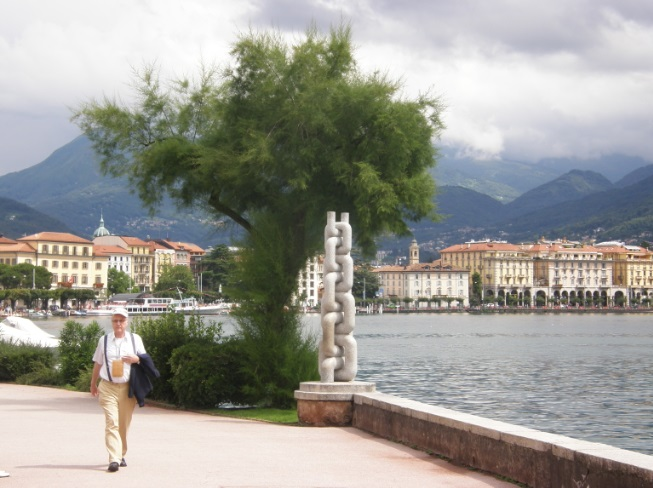
#> input picture lab3/chain_small.jpg, 653 x 488 px, found by its file name
$ jupyter execute 'HSE lab (SVD).ipynb'   (shell and % lines are left out)
#> lines starting #> are read from the running program, lines starting #| are printed output that depends on the picture
# Лабораторная работа 3

## Сингулярное разложение и его приложения

Напомним, что сингулярным разложением (SVD, Singular value decomposition) матрицы $A$ размера $m\times n$ называется представление

$$A = U\Sigma V^T,$$

где $U$ — ортогональная матрица размера $m\times m$, $V$ — ортогональная матрица размера $n\times n$, $\Sigma = \mathrm{diag}(\sigma_1,\sigma_2,\sigma_3,\ldots)$ — диагональная матрица размера $m\times n$, в которой $\sigma_1\geqslant\sigma_2\geqslant\ldots\geqslant0$.

На самом деле, требование, чтобы матрицы $U$ и $V$ были квадратными, избыточно. *Усечённым сингулярным разложением* мы будем называть разложение

$$A = U\Sigma V^T,$$

где $U$ — ортогональная матрица размера $m\times k$, $V^T$ — ортогональная матрица размера $k\times n$, $\Sigma$ — диагональная матрица размера $k\times k$, причём $k = \min(m,n)$. Далее мы будем работать исключительно с усечённым разложением.

### Сжатие данных с помощью SVD = построение низкорангового приближения

Введём *норму Фробениуса* матрицы как

$$||A||_{frob} = \sqrt{\mathrm{tr}{A^TA}} = \sqrt{\sum\limits_{i,j}a^2_{i,j}}$$

Иными словами, это обычное евклидово расстояние на пространстве, которое получается, если все матрицы вытянуть в длинные векторы.

Зададимся вопросом: как найти матрицу $A_{r}$ ранга $r$, наименее отличающуюся от $A$ по норме Фробениуса (то есть для которой норма разности $||A - A_{r}||_{frob}$ минимальна). Оказывается, это можно сделать с помощью сингулярного разложения:

**Теорема.** Пусть $\Sigma_{r}$ — это матрица, полученная из $\Sigma$ заменой диагональных элементов $\sigma_{i}$ ($i > r$) нулями, тогда $A_{r} = U\Sigma_{r}V^T$.

Это можно переписать и в более экономичном виде. Если

$$A = \underbrace{
\begin{pmatrix}
u_{11} & \ldots & u_{1k}\\
\vdots & & \vdots\\
u_{m1} & \ldots & u_{mk}
\end{pmatrix}}_{=U}\cdot\underbrace{{
\begin{pmatrix}
\sigma_{1} & &\\
 & \sigma_{2} & \\
 & & \ddots
\end{pmatrix}}
}_{=\Sigma}\cdot \underbrace{
\begin{pmatrix}
v_{11} & \ldots & v_{n1}\\
\vdots & & \vdots\\
v_{1k} & \ldots & v_{nk}
\end{pmatrix}}_{=V^T}$$

то

$$A_{r} = \underbrace{
\begin{pmatrix}
u_{11} & \ldots & u_{1r}\\
\vdots & & \vdots\\
u_{m1} & \ldots & u_{mr}
\end{pmatrix}}_{=U_r}\cdot\underbrace{{
\begin{pmatrix}
\sigma_{1} & &\\
 & \ddots & \\
 & & \sigma_{r}
\end{pmatrix}}
}_{=\Sigma_r}\cdot \underbrace{
\begin{pmatrix}
v_{11} & \ldots & v_{n1}\\
\vdots & & \vdots\\
v_{1r} & \ldots & v_{nr}
\end{pmatrix}}_{=V^T_r}$$

При этом

$$||A - A_{r}||_{frob} = \sqrt{\sum\limits_{i\geqslant r+1} \sigma_{i}^2}$$

Если сингулярные значения матрицы падают достаточно быстро (а в реальных задачах часто бывает именно так), то норма разности будет малой при сравнительно небольшом значении $r$.

На хранение исходной матрицы нам требовалось $m\times n$ памяти. Теперь же, если мы будем хранить отдельно $U_r$, $V_r$ и диагональные элементы $\Sigma_r$, затраты памяти составят $mr + nr + r = r(m + n + 1)$.

**Разложение на компоненты ранга 1**

Обозначим через $u_1,\ldots, u_k$ столбцы матрицы $U$, а через $v_1, \ldots, v_k$ столбцы матрицы $V$. Тогда имеет место равенство

$$A = u_1\sigma_{1}v_1^T + u_2\sigma_{2}v_2^T + u_3\sigma_{3}v_3^T + \ldots$$

Матрицу $u_k\sigma_{k}v_k^T = \sigma_{k}u_kv_k^T$ мы будем называть $k$-й компонентой ранга 1 матрицы $A$. Отметим, что слагаемые в этой сумме ортогональны относительно скалярного произведения $(X, Y) = \mathrm{tr}(X^TY)$ (порождающего норму Фробениуса).

Как нетрудно заметить,

$$A_{r} = \sigma_{1}u_1v_1^T + \sigma_{2}u_2v_2^T + \ldots + \sigma_{r}u_rv_r^T$$

**Технические детали (SVD в Питоне)**

Есть несколько способов сделать в Питоне сингулярное разложение; мы пока предлагаем Вам использовать

`import scipy.linalg as sla`

`U, S, Vt = sla.svd(X, full_matrices=False)`

Для ознакомления с особенностями этой функции рекомендуем обратиться к [документации](https://docs.scipy.org/doc/scipy/reference/generated/scipy.linalg.svd.html) (в частности, обратите внимание на то, какие именно объекты она возвращает).

### Правила оформления графиков

При работе с данными часто неудобно делать какие-то выводы, если смотреть на таблицу и числа в частности, поэтому важно уметь визуализировать данные.

У matplotlib, конечно же, есть [документация](https://matplotlib.org/users/index.html) с большим количеством [примеров](https://matplotlib.org/examples/), но для начала достаточно знать про несколько основных типов графиков:
- plot — обычный поточечный график, которым можно изображать кривые или отдельные точки;
- hist — гистограмма, показывающая распределение некоторой величины;
- scatter — график, показывающий взаимосвязь двух величин;
- bar — столбцовый график, показывающий взаимосвязь количественной величины от категориальной.

Ещё одна билиотека для визуализации: [seaborn](https://jakevdp.github.io/PythonDataScienceHandbook/04.14-visualization-with-seaborn.html). Это настройка над matplotlib, иногда удобнее и красивее делать визуализации через неё.

Не забывайте про базовые принципы построения приличных графиков:
- оси должны быть подписаны, причём не слишком мелко;
- у графика должно быть название;
- если изображено несколько графиков, то необходима поясняющая легенда;
- для точек из разных выборок, необходимо использовать разные цвета;
- все линии на графиках должны быть чётко видны (нет похожих цветов или цветов, сливающихся с фоном);
- размер графика должен быть таким, чтобы по нему несложно было сделать необходимые выводы о данных;
- если отображена величина, имеющая очевидный диапазон значений (например, проценты могут быть от 0 до 100), то желательно масштабировать ось на весь диапазон значений (исключением является случай, когда вам необходимо показать малое отличие, которое незаметно в таких масштабах).

Помните, что проверяющий имеет право снизить оценку за неопрятные графики.

### Оценивание

Обратите внимание, что в каждом разделе есть задания на написания кода и есть вопросы. Вопросы дополняют задачи и направлены на то, чтобы проинтерпретировать или обосновать происходящее. Код без интерпретации не имеет смысла, поэтому отвечать на вопросы обязательно — за отсутствие ответов мы будем снижать баллы за задачи. Если Вы ответите на вопросы, но не напишете корректный код к соответствующим оцениваемым задачам, то в подавляющем большинстве случаев баллы за такое выставлены не будут.

### Формат сдачи
Задания сдаются через систему Anytask. Инвайт можно найти на странице курса. Присылать необходимо ноутбук с выполненным заданием. Сам ноутбук называйте в формате homework-practice-03-linregr-Username.ipynb, где Username — Ваша фамилия.

### Задание 1. Сжатие данных с помощью SVD

Загрузите выложенную на странице курса фотографию.

[cell 1]
import numpy as np
from skimage.io import imread

img = imread(r'chain_small.JPG')
#> img is the input picture: shape (488, 653, 3); mean R, G, B 154.9, 154.4, 147.8
img = img.mean(axis=2) # это матрица из интенсивностей серого цвета; её уже можно подвергать SVD
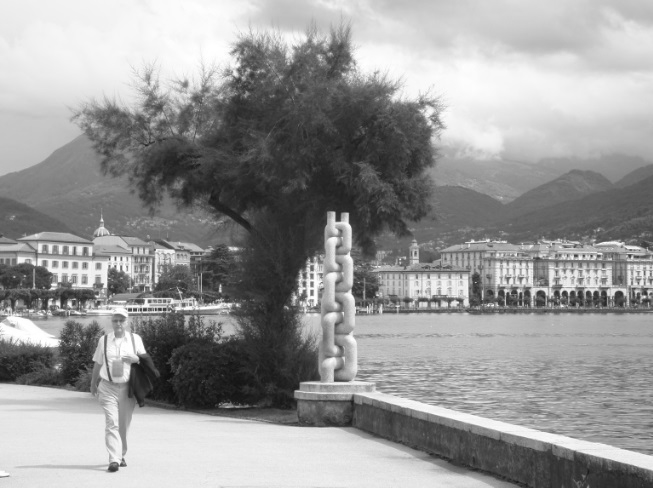
#> img: shape (488, 653) float64; min 15, max 255, mean 152.4

Нарисуйте картинку:

[cell 2]
import matplotlib.pyplot as plt
import seaborn as sns

imgplot = plt.imshow(img, cmap='gray')

Постройте сингулярное разложение этой матрицы.

[cell 3]
from numpy.linalg import svd

U, S, VT = svd(img, full_matrices=False)
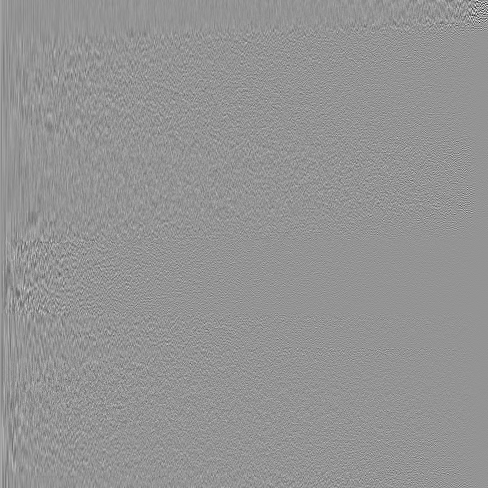
#> U: shape (488, 488) float64; min -0.58, max 0.419, mean 8.37e-05; drawn with min black and max white
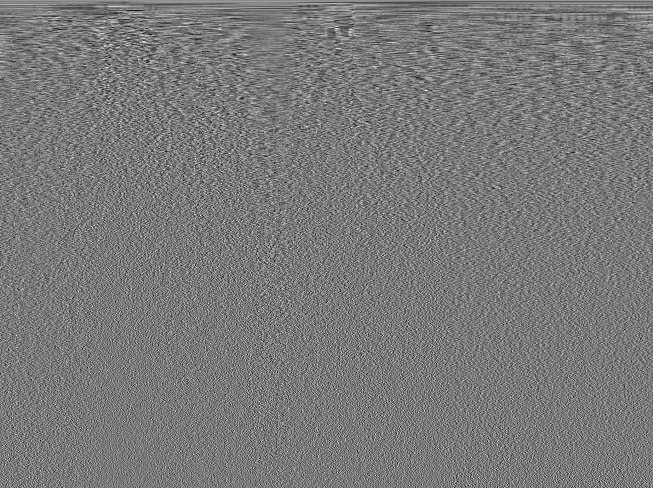
#> VT: shape (488, 653) float64; min -0.196, max 0.214, mean 8.81e-05; drawn with min black and max white
#> S = 488 values, max 89798.6 at index 0, min 2.82 at index 487, mean 568

**1. [0.1 балла]** Нарисуйте график диагональных элементов матрицы $\Sigma$:

[cell 4]
#╰( ͡° ͜ʖ ͡° )つ──☆*:・ﾟ

plt.xlim((0, 500))
sns.histplot(S, binwidth=5);
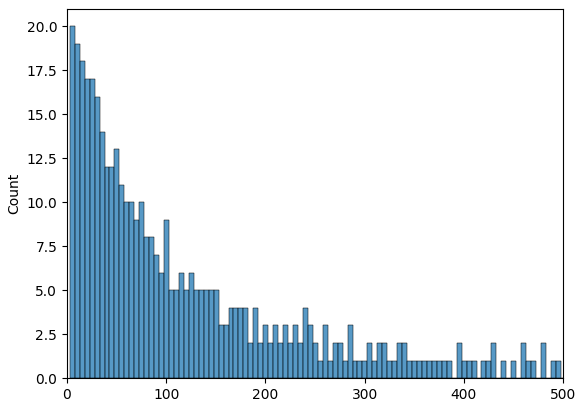
#> figure drawn by matplotlib, 1 panel; tallest bar 20 high, from x = 2.82 to 7.82

Кажется, что они убывают достаточно быстро и есть надежда, что первые несколько компонент дадут картинку, близкую к исходной.

**Важно:** при визуализации различных компонент в этом задании используйте только матричные операции. В частности, избегайте циклов, функций `map` и `reduce`, а также специальных функций, находящих суммы компонент.

**2. [0.1 балла]** Визуализуйте первую компоненту ранга 1. Ожидали ли Вы увидеть именно это? Поясните.

[cell 5]
#╰( ͡° ͜ʖ ͡° )つ──☆*:・ﾟ

def comp(k):
#> called with k = 1
    return S[k-1] * U[:,k-1].reshape((-1, 1)) @ VT[k-1,:].reshape((1, -1))
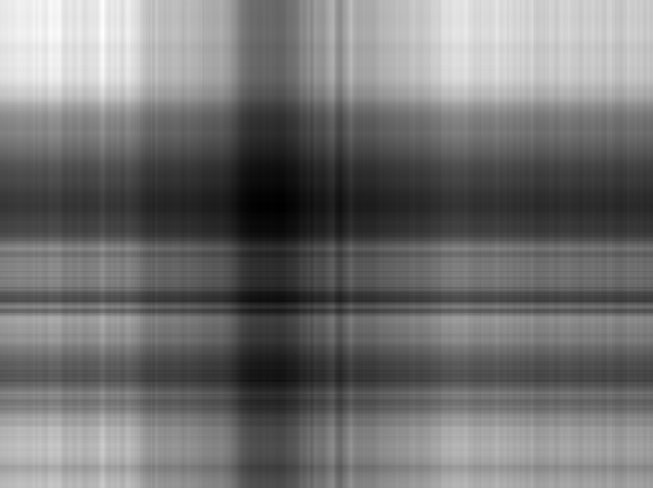
#> returned value: shape (488, 653) float64; min 58.42, max 267.9, mean 152.7; drawn with min black and max white

plt.imshow(comp(1), cmap='gray');

Вероятно, первая компонента выделяет наиболее контрастные области. Самая важная информация для изображения хранится именно в первых компонентах, так как сингулярные значения отсортированы по невозрастанию.

**3. [0.5 балла]** Визуализуйте суммы компонент ранга 1 с первой по двадцатую, с первой по пятидесятую, с двадцатой по сотую, с двадцатой по последнюю. Сделайте выводы.

[cell 6]
#╰( ͡° ͜ʖ ͡° )つ──☆*:・ﾟ
def comp_sum(l, r):
    if l == r:
        return np.zeros(comp(1).shape)
    return comp(l) + comp_sum(l + 1, r)

comp_ranges = [[1, 20], [1, 50], [20, 100], [20, S.shape[0]]]
fig, ax = plt.subplots(1, len(comp_ranges), figsize=(15,15))

for i, (l, r) in enumerate(comp_ranges):
    ax[i].set_title('[{0},{1}]'.format(l, r))
    ax[i].imshow(comp_sum(l, r), cmap='gray');
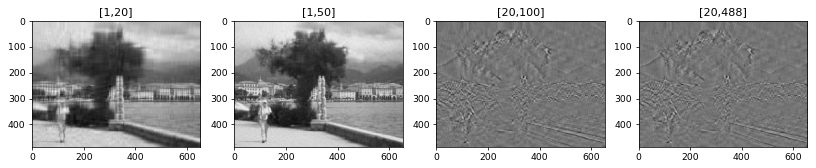
#> figure drawn by matplotlib, 4 panels

Дополняя предыдущее рассуждение, заметим, что основной облик изображения состоит из первых компонент, а последующие в свою очередь добавляют все больше деталей, переходя в шум в крайнем случае. Происходит это из-за того, что начальные компоненты сильно повлияют на минимум нормы. Последние компоненты из-за небольших значений сингулярных чисел дают невесомый вклад в информацию об изображении.

**4. [0.35 балла]** Как Вам кажется, какие компоненты нужно взять для достаточно хорошего восстановления исходного изображения? Аргументируйте свой ответ. Не забудьте визуализировать сумму выбранных компонент.

*Комментарий: для получения полного балла за это задания постарайтесь привести более убедительный аргумент, нежели Ваши субъективные впечатления от сравнения полученного изображения с исходным.*

[cell 7]
#╰( ͡° ͜ʖ ͡° )つ──☆*:・ﾟ
def visualize(comp_ranges):
    fig, ax = plt.subplots(1, len(comp_ranges), figsize=(20,20))

    for i, (l, r) in enumerate(comp_ranges):
        ax[i].set_title('[{0},{1}]'.format(l, r))
        ax[i].imshow(comp_sum(l, r), cmap='gray');

visualize([[1, 20], [1, 50], [1, 100], [1, S.shape[0]]])
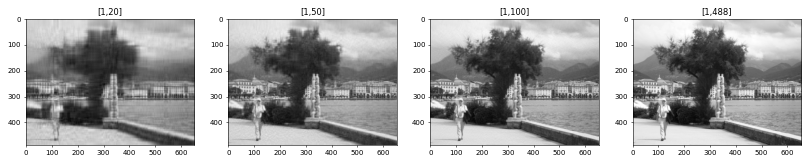
#> figure drawn by matplotlib, 4 panels

[cell 8]
start = 5
visualize([[start, 20], [start, 50], [start, 100], [start, S.shape[0]]])
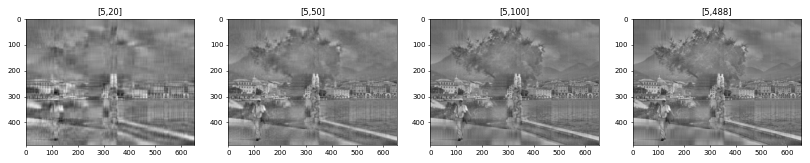
#> figure drawn by matplotlib, 4 panels

**5. [0.15 балла]** Во сколько раз меньше памяти (теоретически) потребуется для хранения нового изображения по сравнению с исходным?

╰( ͡° ͜ʖ ͡° )つ──☆*:・ﾟ

**6. [0.25 балла]** Подсчитайте, сколько в действительности места в памяти компьютера занимают исходная матрица и компоненты её сингулярного разложения. Согласуется ли этот результат с ответом предыдущего пункта? Сделайте выводы.

╰( ͡° ͜ʖ ͡° )つ──☆*:・ﾟ

### Задание 2. Геометрия SVD. Визуализация данных с помощью SVD

**Геометрический смысл SVD**

Допустим, что у нас есть выборка $x_1,\ldots,x_m\in\mathbb{R}^n$. Запишем её в матрицу объекты-признаки

$$X = \begin{pmatrix}
x_{11} & \ldots & x_{1n}\\
\vdots & & \vdots\\
x_{m1} & \ldots & x_{mn}
\end{pmatrix}$$

(строки — объекты, столбцы — признаки) и сделаем SVD-разложение: $X = U\Sigma V^T$. Его можно интерпретировать следующим образом:

$$X = U\Sigma\cdot V^T,$$

где $U\Sigma$ — это матрица объекты-признаки для тех же объектов, но в новых признаках, полученных из исходных с помощью линейного преобразования $V$ (напоминаем, что умножение на матрицу справа соответствует преобразованию столбцов). Попробуем понять, чем замечательны эти признаки.

Рассмотрим матрицу $X^TX = V\Sigma^2V^T$. Легко видеть, что это матрица Грама системы столбцов матрицы $X$; иными словами, в ней записаны скалярные произведения векторов различных признаков. Из лекций вы знаете, что $\sigma_1^2$, квадрат первого сингулярного числа, это наибольшее собственное значение матрицы $X^TX$, а $v_1$, первый столбец матрицы $V$, — это соответствующий собственный вектор. Можно показать, что

$$\sigma_1 = \mathrm{max}_{w}\frac{|Xw|}{|w|} = \mathrm{max}_{|w| = 1}\left(|Xw|\right).$$

Попробуем осознать физический смысл этой штуки. Напомним, что строки матрицы $X$ — это координаты объектов $x_1,\ldots,x_m$ в пространстве признаков. Произведение $Xw$ — это вектор из значений на тех же самых объектах некоторого нового признака, являющегося линейной комбинацией исходных с коэффициентами $w_1,\ldots,w_n$:

$$Xw = w_1\begin{pmatrix} x_{11}\\ \ldots \\ x_{m1}
\end{pmatrix} + w_2\begin{pmatrix} x_{12}\\ \ldots \\ x_{m2}
\end{pmatrix} + \ldots + w_n\begin{pmatrix} x_{1n}\\ \ldots \\ x_{mn}
\end{pmatrix}$$

Соответственно, $|Xw|^2$ — это квадрат длины вектора, составленного из значений нового признака.

Таким образом, первому сингулярному значению $\sigma_1$ отвечает такой признак, у которого сумма квадратов значений максимальна, то есть признак, принимающий, условно говоря, самые большие значения.

Резюмируя, мы можем сказать, что сингулярное разложение делает следующее:
- находит новый признак (новое направление) вдоль которого "дисперсия"$^1$ максимальна;
- в ортогональной ему плоскости находит признак, вдоль которого "дисперсия" максимальна;
- и так далее.

---
$^1$ настоящая выборочная дисперсия с точностью до числового множителя была бы равна $|Xw - \overline{Xw}|^2$, где $\overline{Xw} = \frac1m\sum_{i=1}^m(Xw)_i$ — среднее значения признака.

**1. [1.25 балла]** Пусть $\sigma_1$ — старшее сингулярное число матрицы $X$ размера $m \times n$. Покажите, что верна цепочка равенств
$$\sigma_1 = \mathrm{max}_{w}\frac{|Xw|}{|w|} = \mathrm{max}_{|w| = 1}~|Xw| = \mathrm{max}_{|u|=|v| = 1}~|u^T Xv|.$$

╰( ͡° ͜ʖ ͡° )つ──☆*:・ﾟ

**2. [0.75 балла]** Рассмотрим матрицу $A = (a_{ij})$ размера $n \times n$, такую что $a_{ij} = \sin i \cdot \cos j$, причём нумерация ведётся с нуля. Найдите $r = \text{rk}A$ (можете считать, что $n > 1$), а также разложение (Compact SVD) $A=U \Sigma V^T$, где $U$ и $V$ — матрицы с ортогональными столбцами размеров $n\times r$ и $r\times n$ соответственно, а $\Sigma = \mathrm{diag}(\sigma_1,\ldots,\sigma_r)$ — диагональная матрица размера $r\times r$, в которой $\sigma_1\geqslant\ldots\geqslant\sigma_r > 0$.

╰( ͡° ͜ʖ ͡° )つ──☆*:・ﾟ

**3. [0.5 балла]** Рассмотрим полное сингулярное разложение $A = U \Sigma V^T$ для матрицы размера $m \times n$, такой что $\text{rk}A=r$. Определим также линейное отображение $\mathcal{A} \colon \mathbb{R}^n \to \mathbb{R}^m$, которое действует умножением на матрицу $A$. Покажите, что $\text{Im}\mathcal{A} = \langle u_1, \ldots, u_r \rangle$, а $\text{Ker}\mathcal{A} = \langle v_{r+1}, \ldots, v_n \rangle$.

╰( ͡° ͜ʖ ͡° )つ──☆*:・ﾟ

**4. [0.75 балла]** Рассмотрим матрицу $A$ размера $m \times n$, такую что $m \geqslant n$ и столбцы $A$ линейно независимы. Найдите матрицу $\Sigma$ из полного сингулярного разложения для матрицы $P = A(A^T A)^{-1} A^T$.

╰( ͡° ͜ʖ ͡° )つ──☆*:・ﾟ

**Визуализация данных с помощью SVD**

Выше мы обсудили, что первые из "новых" признаков — это признаки, значения которых, скажем так, наиболее разнообразны. Зачастую (хотя и не всегда) именно они несут в себе наиболее важные черты датасета. И если взять два-три первых, то датасет можно нарисовать и посмотреть на него — и, возможно, обнаружить какую-то структуру.

С помощью функции `dsklearn.datasets.load_digits()` загрузите датасет рукописных цифр [MNIST](http://yann.lecun.com/exdb/mnist/). В нём есть несколько атрибутов; вам сейчас будут нужны `digits.data` (`np.array`, строки которого — это вытянутые в одну строку значения пикселей) и `digits.target` (в них записаны соответствующие цифры).

[cell 9]
from sklearn import datasets

digits = datasets.load_digits()

print(digits.target[0])

plt.imshow(digits.data[0].reshape((8,8)))
#> (the rest of the program and of its run is left out)
